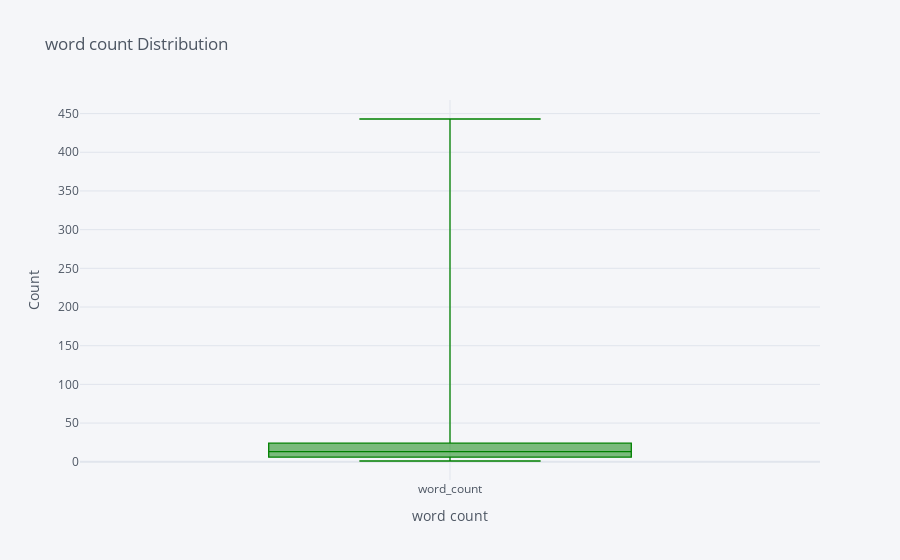

Notebook cell for this chart:
### Code cell
df2["word_count"].iplot(kind="box",color="green",xTitle="word count",yTitle="Count",title="word count Distribution")

### Figure 1 — Plotly figure (JSON) as saved in the notebook; plotly's stock layout.template omitted (floating-point values rounded to 4 significant figures; data arrays with more than 128 entries replaced by an {"elided": "..."} marker saying what was removed)
{"data": [{"boxpoints": false, "line": {"width": 1.3}, "marker": {"color": "rgba(0, 128, 0, 1.0)"}, "name": "word_count", "orientation": "v", "type": "box", "y": {"elided": "3354 int values"}}], "layout": {"legend": {"bgcolor": "#F5F6F9", "font": {"color": "#4D5663"}}, "paper_bgcolor": "#F5F6F9", "plot_bgcolor": "#F5F6F9", "title": {"font": {"color": "#4D5663"}, "text": "word count Distribution"}, "xaxis": {"gridcolor": "#E1E5ED", "showgrid": true, "tickfont": {"color": "#4D5663"}, "title": {"font": {"color": "#4D5663"}, "text": "word count"}, "zerolinecolor": "#E1E5ED"}, "yaxis": {"gridcolor": "#E1E5ED", "showgrid": true, "tickfont": {"color": "#4D5663"}, "title": {"font": {"color": "#4D5663"}, "text": "Count"}, "zerolinecolor": "#E1E5ED"}}}
